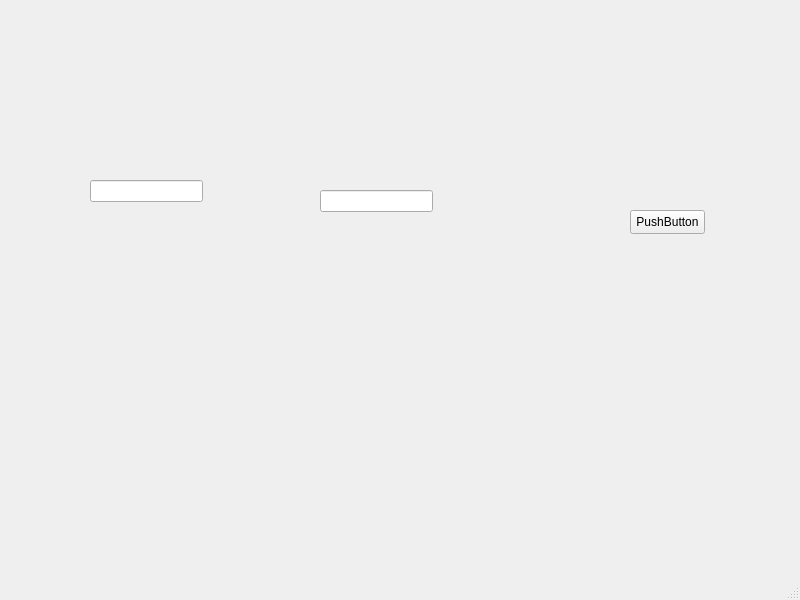
<?xml version="1.0" encoding="UTF-8"?>
<ui version="4.0">
 <class>MainWindow</class>
 <widget class="QMainWindow" name="MainWindow">
  <property name="geometry">
   <rect>
    <x>0</x>
    <y>0</y>
    <width>800</width>
    <height>600</height>
   </rect>
  </property>
  <property name="windowTitle">
   <string>MainWindow</string>
  </property>
  <widget class="QWidget" name="centralwidget">
   <widget class="QPushButton" name="getDirectionsButton">
    <property name="geometry">
     <rect>
      <x>630</x>
      <y>210</y>
      <width>75</width>
      <height>24</height>
     </rect>
    </property>
    <property name="text">
     <string>PushButton</string>
    </property>
   </widget>
   <widget class="QLineEdit" name="fromLineEdit">
    <property name="geometry">
     <rect>
      <x>90</x>
      <y>180</y>
      <width>113</width>
      <height>22</height>
     </rect>
    </property>
   </widget>
   <widget class="QLineEdit" name="toLineEdit">
    <property name="geometry">
     <rect>
      <x>320</x>
      <y>190</y>
      <width>113</width>
      <height>22</height>
     </rect>
    </property>
   </widget>
  </widget>
  <widget class="QMenuBar" name="menubar">
   <property name="geometry">
    <rect>
     <x>0</x>
     <y>0</y>
     <width>800</width>
     <height>22</height>
    </rect>
   </property>
  </widget>
  <widget class="QStatusBar" name="statusbar"/>
 </widget>
 <resources/>
 <connections/>
</ui>
